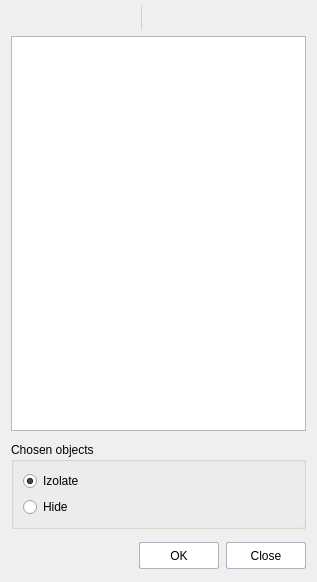
<?xml version="1.0" encoding="UTF-8"?>
<ui version="4.0">
 <class>MainDialog</class>
 <widget class="QDialog" name="MainDialog">
  <property name="windowModality">
   <enum>Qt::ApplicationModal</enum>
  </property>
  <property name="geometry">
   <rect>
    <x>0</x>
    <y>0</y>
    <width>317</width>
    <height>582</height>
   </rect>
  </property>
  <property name="windowTitle">
   <string>WindowName</string>
  </property>
  <property name="modal">
   <bool>true</bool>
  </property>
  <layout class="QVBoxLayout" name="verticalLayout">
   <property name="spacing">
    <number>11</number>
   </property>
   <property name="leftMargin">
    <number>11</number>
   </property>
   <property name="topMargin">
    <number>2</number>
   </property>
   <property name="rightMargin">
    <number>11</number>
   </property>
   <property name="bottomMargin">
    <number>11</number>
   </property>
   <item>
    <layout class="QVBoxLayout" name="FiltersListLayout">
     <property name="spacing">
      <number>2</number>
     </property>
     <item>
      <layout class="QHBoxLayout" name="buttonsLayout">
       <property name="spacing">
        <number>0</number>
       </property>
       <property name="sizeConstraint">
        <enum>QLayout::SetFixedSize</enum>
       </property>
       <item>
        <widget class="QPushButton" name="addButton">
         <property name="sizePolicy">
          <sizepolicy hsizetype="Minimum" vsizetype="Fixed">
           <horstretch>0</horstretch>
           <verstretch>0</verstretch>
          </sizepolicy>
         </property>
         <property name="minimumSize">
          <size>
           <width>32</width>
           <height>32</height>
          </size>
         </property>
         <property name="maximumSize">
          <size>
           <width>32</width>
           <height>32</height>
          </size>
         </property>
         <property name="focusPolicy">
          <enum>Qt::StrongFocus</enum>
         </property>
         <property name="toolTip">
          <string>addToolTip</string>
         </property>
         <property name="styleSheet">
          <string notr="true">QPushButton{
background-color: rgba(0, 0, 0, 0);
border: none;
}

QPushButton:checked {
border: 1px solid rgb(88, 158, 229);
background-color: qlineargradient(x1:0, y1:0, x2:0, y2:1, stop:0 rgb(218, 236, 252), stop:1 rgb(196, 224, 252));
}

QPushButton:hover:!pressed{
background-color: qlineargradient(x1:0, y1:0, x2:0, y2:1, stop:0 rgb(236, 244, 252), stop:1 rgb(220, 236, 252));
border: 1px solid rgb(126, 180, 234);
}

QPushButton:hover:pressed {
border: 1px solid rgb(88, 158, 229);
background-color: qlineargradient(x1:0, y1:0, x2:0, y2:1, stop:0 rgb(218, 236, 252), stop:1 rgb(196, 224, 252));
}

QPushButton:checked:hover {
border: 1px solid rgb(88, 158, 229);
background-color: qlineargradient(x1:0, y1:0, x2:0, y2:1, stop:0 rgb(218, 236, 252), stop:1 rgb(196, 224, 252));
}

QPushButton:focus{
background-color: qlineargradient(x1:0, y1:0, x2:0, y2:1, stop:0 rgb(236, 244, 252), stop:1 rgb(220, 236, 252));
border: 1px solid rgb(126, 180, 234);
}

QPushButton:checked:focus{
border: 1px solid rgb(88, 158, 229);
background-color: qlineargradient(x1:0, y1:0, x2:0, y2:1, stop:0 rgb(218, 236, 252), stop:1 rgb(196, 224, 252));
}

QPushButton:checked:hover:focus{
border: 1px solid rgb(88, 158, 229);
background-color: qlineargradient(x1:0, y1:0, x2:0, y2:1, stop:0 rgb(218, 236, 252), stop:1 rgb(196, 224, 252));
}</string>
         </property>
         <property name="text">
          <string/>
         </property>
         <property name="icon">
          <iconset resource="../resource.qrc">
           <normaloff>:/icons/Add.png</normaloff>:/icons/Add.png</iconset>
         </property>
         <property name="iconSize">
          <size>
           <width>24</width>
           <height>24</height>
          </size>
         </property>
         <property name="autoDefault">
          <bool>false</bool>
         </property>
        </widget>
       </item>
       <item>
        <widget class="QPushButton" name="copyButton">
         <property name="enabled">
          <bool>false</bool>
         </property>
         <property name="minimumSize">
          <size>
           <width>32</width>
           <height>32</height>
          </size>
         </property>
         <property name="maximumSize">
          <size>
           <width>32</width>
           <height>32</height>
          </size>
         </property>
         <property name="focusPolicy">
          <enum>Qt::StrongFocus</enum>
         </property>
         <property name="toolTip">
          <string>copyToolTip</string>
         </property>
         <property name="styleSheet">
          <string notr="true">QPushButton{
background-color: rgba(0, 0, 0, 0);
border: none;
}

QPushButton:checked {
border: 1px solid rgb(88, 158, 229);
background-color: qlineargradient(x1:0, y1:0, x2:0, y2:1, stop:0 rgb(218, 236, 252), stop:1 rgb(196, 224, 252));
}

QPushButton:hover:!pressed{
background-color: qlineargradient(x1:0, y1:0, x2:0, y2:1, stop:0 rgb(236, 244, 252), stop:1 rgb(220, 236, 252));
border: 1px solid rgb(126, 180, 234);
}

QPushButton:hover:pressed {
border: 1px solid rgb(88, 158, 229);
background-color: qlineargradient(x1:0, y1:0, x2:0, y2:1, stop:0 rgb(218, 236, 252), stop:1 rgb(196, 224, 252));
}

QPushButton:checked:hover {
border: 1px solid rgb(88, 158, 229);
background-color: qlineargradient(x1:0, y1:0, x2:0, y2:1, stop:0 rgb(218, 236, 252), stop:1 rgb(196, 224, 252));
}

QPushButton:focus{
background-color: qlineargradient(x1:0, y1:0, x2:0, y2:1, stop:0 rgb(236, 244, 252), stop:1 rgb(220, 236, 252));
border: 1px solid rgb(126, 180, 234);
}

QPushButton:checked:focus{
border: 1px solid rgb(88, 158, 229);
background-color: qlineargradient(x1:0, y1:0, x2:0, y2:1, stop:0 rgb(218, 236, 252), stop:1 rgb(196, 224, 252));
}

QPushButton:checked:hover:focus{
border: 1px solid rgb(88, 158, 229);
background-color: qlineargradient(x1:0, y1:0, x2:0, y2:1, stop:0 rgb(218, 236, 252), stop:1 rgb(196, 224, 252));
}</string>
         </property>
         <property name="text">
          <string/>
         </property>
         <property name="icon">
          <iconset resource="../resource.qrc">
           <normaloff>:/icons/Copy.png</normaloff>:/icons/Copy.png</iconset>
         </property>
         <property name="iconSize">
          <size>
           <width>24</width>
           <height>24</height>
          </size>
         </property>
         <property name="autoDefault">
          <bool>false</bool>
         </property>
        </widget>
       </item>
       <item>
        <widget class="QPushButton" name="editButton">
         <property name="enabled">
          <bool>false</bool>
         </property>
         <property name="minimumSize">
          <size>
           <width>32</width>
           <height>32</height>
          </size>
         </property>
         <property name="maximumSize">
          <size>
           <width>32</width>
           <height>32</height>
          </size>
         </property>
         <property name="focusPolicy">
          <enum>Qt::StrongFocus</enum>
         </property>
         <property name="toolTip">
          <string>editToolTip</string>
         </property>
         <property name="styleSheet">
          <string notr="true">QPushButton{
background-color: rgba(0, 0, 0, 0);
border: none;
}

QPushButton:checked {
border: 1px solid rgb(88, 158, 229);
background-color: qlineargradient(x1:0, y1:0, x2:0, y2:1, stop:0 rgb(218, 236, 252), stop:1 rgb(196, 224, 252));
}

QPushButton:hover:!pressed{
background-color: qlineargradient(x1:0, y1:0, x2:0, y2:1, stop:0 rgb(236, 244, 252), stop:1 rgb(220, 236, 252));
border: 1px solid rgb(126, 180, 234);
}

QPushButton:hover:pressed {
border: 1px solid rgb(88, 158, 229);
background-color: qlineargradient(x1:0, y1:0, x2:0, y2:1, stop:0 rgb(218, 236, 252), stop:1 rgb(196, 224, 252));
}

QPushButton:checked:hover {
border: 1px solid rgb(88, 158, 229);
background-color: qlineargradient(x1:0, y1:0, x2:0, y2:1, stop:0 rgb(218, 236, 252), stop:1 rgb(196, 224, 252));
}

QPushButton:focus{
background-color: qlineargradient(x1:0, y1:0, x2:0, y2:1, stop:0 rgb(236, 244, 252), stop:1 rgb(220, 236, 252));
border: 1px solid rgb(126, 180, 234);
}

QPushButton:checked:focus{
border: 1px solid rgb(88, 158, 229);
background-color: qlineargradient(x1:0, y1:0, x2:0, y2:1, stop:0 rgb(218, 236, 252), stop:1 rgb(196, 224, 252));
}

QPushButton:checked:hover:focus{
border: 1px solid rgb(88, 158, 229);
background-color: qlineargradient(x1:0, y1:0, x2:0, y2:1, stop:0 rgb(218, 236, 252), stop:1 rgb(196, 224, 252));
}</string>
         </property>
         <property name="text">
          <string/>
         </property>
         <property name="icon">
          <iconset resource="../resource.qrc">
           <normaloff>:/icons/Edit.png</normaloff>:/icons/Edit.png</iconset>
         </property>
         <property name="iconSize">
          <size>
           <width>24</width>
           <height>24</height>
          </size>
         </property>
         <property name="autoDefault">
          <bool>false</bool>
         </property>
        </widget>
       </item>
       <item>
        <widget class="QPushButton" name="deleteButton">
         <property name="enabled">
          <bool>false</bool>
         </property>
         <property name="minimumSize">
          <size>
           <width>32</width>
           <height>32</height>
          </size>
         </property>
         <property name="maximumSize">
          <size>
           <width>32</width>
           <height>32</height>
          </size>
         </property>
         <property name="focusPolicy">
          <enum>Qt::StrongFocus</enum>
         </property>
         <property name="toolTip">
          <string>deleteToolTip</string>
         </property>
         <property name="styleSheet">
          <string notr="true">QPushButton{
background-color: rgba(0, 0, 0, 0);
border: none;
}

QPushButton:checked {
border: 1px solid rgb(88, 158, 229);
background-color: qlineargradient(x1:0, y1:0, x2:0, y2:1, stop:0 rgb(218, 236, 252), stop:1 rgb(196, 224, 252));
}

QPushButton:hover:!pressed{
background-color: qlineargradient(x1:0, y1:0, x2:0, y2:1, stop:0 rgb(236, 244, 252), stop:1 rgb(220, 236, 252));
border: 1px solid rgb(126, 180, 234);
}

QPushButton:hover:pressed {
border: 1px solid rgb(88, 158, 229);
background-color: qlineargradient(x1:0, y1:0, x2:0, y2:1, stop:0 rgb(218, 236, 252), stop:1 rgb(196, 224, 252));
}

QPushButton:checked:hover {
border: 1px solid rgb(88, 158, 229);
background-color: qlineargradient(x1:0, y1:0, x2:0, y2:1, stop:0 rgb(218, 236, 252), stop:1 rgb(196, 224, 252));
}

QPushButton:focus{
background-color: qlineargradient(x1:0, y1:0, x2:0, y2:1, stop:0 rgb(236, 244, 252), stop:1 rgb(220, 236, 252));
border: 1px solid rgb(126, 180, 234);
}

QPushButton:checked:focus{
border: 1px solid rgb(88, 158, 229);
background-color: qlineargradient(x1:0, y1:0, x2:0, y2:1, stop:0 rgb(218, 236, 252), stop:1 rgb(196, 224, 252));
}

QPushButton:checked:hover:focus{
border: 1px solid rgb(88, 158, 229);
background-color: qlineargradient(x1:0, y1:0, x2:0, y2:1, stop:0 rgb(218, 236, 252), stop:1 rgb(196, 224, 252));
}</string>
         </property>
         <property name="text">
          <string/>
         </property>
         <property name="icon">
          <iconset resource="../resource.qrc">
           <normaloff>:/icons/Delete.png</normaloff>:/icons/Delete.png</iconset>
         </property>
         <property name="iconSize">
          <size>
           <width>24</width>
           <height>24</height>
          </size>
         </property>
         <property name="autoDefault">
          <bool>false</bool>
         </property>
        </widget>
       </item>
       <item>
        <widget class="Line" name="line">
         <property name="sizePolicy">
          <sizepolicy hsizetype="Minimum" vsizetype="Fixed">
           <horstretch>0</horstretch>
           <verstretch>0</verstretch>
          </sizepolicy>
         </property>
         <property name="minimumSize">
          <size>
           <width>5</width>
           <height>24</height>
          </size>
         </property>
         <property name="maximumSize">
          <size>
           <width>5</width>
           <height>24</height>
          </size>
         </property>
         <property name="contextMenuPolicy">
          <enum>Qt::PreventContextMenu</enum>
         </property>
         <property name="styleSheet">
          <string notr="true">color:rgb(203, 210, 216);</string>
         </property>
         <property name="frameShadow">
          <enum>QFrame::Plain</enum>
         </property>
         <property name="lineWidth">
          <number>1</number>
         </property>
         <property name="orientation">
          <enum>Qt::Vertical</enum>
         </property>
        </widget>
       </item>
       <item>
        <widget class="QPushButton" name="importButton">
         <property name="minimumSize">
          <size>
           <width>32</width>
           <height>32</height>
          </size>
         </property>
         <property name="maximumSize">
          <size>
           <width>32</width>
           <height>32</height>
          </size>
         </property>
         <property name="focusPolicy">
          <enum>Qt::StrongFocus</enum>
         </property>
         <property name="toolTip">
          <string>importToolTip</string>
         </property>
         <property name="styleSheet">
          <string notr="true">QPushButton{
background-color: rgba(0, 0, 0, 0);
border: none;
}

QPushButton:checked {
border: 1px solid rgb(88, 158, 229);
background-color: qlineargradient(x1:0, y1:0, x2:0, y2:1, stop:0 rgb(218, 236, 252), stop:1 rgb(196, 224, 252));
}

QPushButton:hover:!pressed{
background-color: qlineargradient(x1:0, y1:0, x2:0, y2:1, stop:0 rgb(236, 244, 252), stop:1 rgb(220, 236, 252));
border: 1px solid rgb(126, 180, 234);
}

QPushButton:hover:pressed {
border: 1px solid rgb(88, 158, 229);
background-color: qlineargradient(x1:0, y1:0, x2:0, y2:1, stop:0 rgb(218, 236, 252), stop:1 rgb(196, 224, 252));
}

QPushButton:checked:hover {
border: 1px solid rgb(88, 158, 229);
background-color: qlineargradient(x1:0, y1:0, x2:0, y2:1, stop:0 rgb(218, 236, 252), stop:1 rgb(196, 224, 252));
}

QPushButton:focus{
background-color: qlineargradient(x1:0, y1:0, x2:0, y2:1, stop:0 rgb(236, 244, 252), stop:1 rgb(220, 236, 252));
border: 1px solid rgb(126, 180, 234);
}

QPushButton:checked:focus{
border: 1px solid rgb(88, 158, 229);
background-color: qlineargradient(x1:0, y1:0, x2:0, y2:1, stop:0 rgb(218, 236, 252), stop:1 rgb(196, 224, 252));
}

QPushButton:checked:hover:focus{
border: 1px solid rgb(88, 158, 229);
background-color: qlineargradient(x1:0, y1:0, x2:0, y2:1, stop:0 rgb(218, 236, 252), stop:1 rgb(196, 224, 252));
}</string>
         </property>
         <property name="text">
          <string/>
         </property>
         <property name="icon">
          <iconset resource="../resource.qrc">
           <normaloff>:/icons/Import.png</normaloff>:/icons/Import.png</iconset>
         </property>
         <property name="iconSize">
          <size>
           <width>24</width>
           <height>24</height>
          </size>
         </property>
         <property name="autoDefault">
          <bool>false</bool>
         </property>
        </widget>
       </item>
       <item>
        <widget class="QPushButton" name="exportButton">
         <property name="enabled">
          <bool>false</bool>
         </property>
         <property name="minimumSize">
          <size>
           <width>32</width>
           <height>32</height>
          </size>
         </property>
         <property name="maximumSize">
          <size>
           <width>32</width>
           <height>32</height>
          </size>
         </property>
         <property name="focusPolicy">
          <enum>Qt::StrongFocus</enum>
         </property>
         <property name="toolTip">
          <string>exportToolTip</string>
         </property>
         <property name="styleSheet">
          <string notr="true">QPushButton{
background-color: rgba(0, 0, 0, 0);
border: none;
}

QPushButton:checked {
border: 1px solid rgb(88, 158, 229);
background-color: qlineargradient(x1:0, y1:0, x2:0, y2:1, stop:0 rgb(218, 236, 252), stop:1 rgb(196, 224, 252));
}

QPushButton:hover:!pressed{
background-color: qlineargradient(x1:0, y1:0, x2:0, y2:1, stop:0 rgb(236, 244, 252), stop:1 rgb(220, 236, 252));
border: 1px solid rgb(126, 180, 234);
}

QPushButton:hover:pressed {
border: 1px solid rgb(88, 158, 229);
background-color: qlineargradient(x1:0, y1:0, x2:0, y2:1, stop:0 rgb(218, 236, 252), stop:1 rgb(196, 224, 252));
}

QPushButton:checked:hover {
border: 1px solid rgb(88, 158, 229);
background-color: qlineargradient(x1:0, y1:0, x2:0, y2:1, stop:0 rgb(218, 236, 252), stop:1 rgb(196, 224, 252));
}

QPushButton:focus{
background-color: qlineargradient(x1:0, y1:0, x2:0, y2:1, stop:0 rgb(236, 244, 252), stop:1 rgb(220, 236, 252));
border: 1px solid rgb(126, 180, 234);
}

QPushButton:checked:focus{
border: 1px solid rgb(88, 158, 229);
background-color: qlineargradient(x1:0, y1:0, x2:0, y2:1, stop:0 rgb(218, 236, 252), stop:1 rgb(196, 224, 252));
}

QPushButton:checked:hover:focus{
border: 1px solid rgb(88, 158, 229);
background-color: qlineargradient(x1:0, y1:0, x2:0, y2:1, stop:0 rgb(218, 236, 252), stop:1 rgb(196, 224, 252));
}</string>
         </property>
         <property name="text">
          <string/>
         </property>
         <property name="icon">
          <iconset resource="../resource.qrc">
           <normaloff>:/icons/Export.png</normaloff>:/icons/Export.png</iconset>
         </property>
         <property name="iconSize">
          <size>
           <width>24</width>
           <height>24</height>
          </size>
         </property>
         <property name="autoDefault">
          <bool>false</bool>
         </property>
        </widget>
       </item>
       <item>
        <spacer name="horizontalSpacer">
         <property name="orientation">
          <enum>Qt::Horizontal</enum>
         </property>
         <property name="sizeHint" stdset="0">
          <size>
           <width>40</width>
           <height>20</height>
          </size>
         </property>
        </spacer>
       </item>
      </layout>
     </item>
     <item>
      <widget class="QListView" name="listView">
       <property name="minimumSize">
        <size>
         <width>0</width>
         <height>100</height>
        </size>
       </property>
       <property name="focusPolicy">
        <enum>Qt::StrongFocus</enum>
       </property>
       <property name="styleSheet">
        <string notr="true">QListView {
    show-decoration-selected: 1; 
}

QListView::item:selected {
    background-color: #3399FF;
	color: #FFFFFF;
}

QListView::item:selected:hover {
    background-color: #3399FF;
	color: #FFFFFF;
}

QListView::item:hover {
    background-color: #FFFFFF;
}</string>
       </property>
       <property name="editTriggers">
        <set>QAbstractItemView::NoEditTriggers</set>
       </property>
       <property name="tabKeyNavigation">
        <bool>true</bool>
       </property>
       <property name="selectionBehavior">
        <enum>QAbstractItemView::SelectRows</enum>
       </property>
      </widget>
     </item>
    </layout>
   </item>
   <item>
    <widget class="QGroupBox" name="ActionsGroupBoxLayout">
     <property name="enabled">
      <bool>true</bool>
     </property>
     <property name="sizePolicy">
      <sizepolicy hsizetype="Expanding" vsizetype="Fixed">
       <horstretch>0</horstretch>
       <verstretch>0</verstretch>
      </sizepolicy>
     </property>
     <property name="minimumSize">
      <size>
       <width>0</width>
       <height>0</height>
      </size>
     </property>
     <property name="maximumSize">
      <size>
       <width>16777215</width>
       <height>100</height>
      </size>
     </property>
     <property name="title">
      <string>Chosen objects</string>
     </property>
     <property name="checkable">
      <bool>false</bool>
     </property>
     <layout class="QVBoxLayout" name="verticalLayout_2">
      <property name="topMargin">
       <number>9</number>
      </property>
      <item>
       <widget class="QRadioButton" name="izolateRadioButton">
        <property name="text">
         <string>Izolate</string>
        </property>
        <property name="checked">
         <bool>true</bool>
        </property>
       </widget>
      </item>
      <item>
       <widget class="QRadioButton" name="hideRadioButton">
        <property name="text">
         <string>Hide</string>
        </property>
        <property name="checked">
         <bool>false</bool>
        </property>
       </widget>
      </item>
     </layout>
    </widget>
   </item>
   <item>
    <layout class="QHBoxLayout" name="DialogButtonsLayout">
     <property name="spacing">
      <number>7</number>
     </property>
     <property name="sizeConstraint">
      <enum>QLayout::SetMinimumSize</enum>
     </property>
     <property name="leftMargin">
      <number>0</number>
     </property>
     <property name="topMargin">
      <number>0</number>
     </property>
     <property name="rightMargin">
      <number>0</number>
     </property>
     <property name="bottomMargin">
      <number>0</number>
     </property>
     <item>
      <spacer name="spacer">
       <property name="orientation">
        <enum>Qt::Horizontal</enum>
       </property>
       <property name="sizeHint" stdset="0">
        <size>
         <width>131</width>
         <height>31</height>
        </size>
       </property>
      </spacer>
     </item>
     <item>
      <widget class="QPushButton" name="okButton">
       <property name="minimumSize">
        <size>
         <width>80</width>
         <height>27</height>
        </size>
       </property>
       <property name="styleSheet">
        <string notr="true">
                  QPushButton {
                  background-color: white;
                  border: 1px solid rgb(169, 180, 190);
                  border-radius: 2px;
                  padding: 2px;
                  }

                  QPushButton:hover {
                  background-color: qlineargradient(spread:pad, x1:1, y1:0.0, x2:1, y2:1, stop:0  rgb(255, 255, 255), stop:1 rgb(231, 235, 238));
                  border: 1px solid rgb(136, 136, 136);
                  border-radius: 2px;
                  }


                  QPushButton:pressed {
                  background-color: qlineargradient(spread:pad, x1:1, y1:0.0, x2:1, y2:1, stop:0 rgb(220, 224, 228), stop:1 rgb(201, 208, 214));
                  border: 1px solid rgb(169, 180, 190);
                  border-radius: 2px;
                  }

                  QPushButton:disabled {
                  background-color: rgb(231, 235, 238);
                  border: 1px solid  rgb(169, 180, 190);
                  border-radius: 2px;
                  }</string>
       </property>
       <property name="text">
        <string>OK</string>
       </property>
       <property name="default">
        <bool>false</bool>
       </property>
       <property name="flat">
        <bool>false</bool>
       </property>
      </widget>
     </item>
     <item>
      <widget class="QPushButton" name="closeButton">
       <property name="minimumSize">
        <size>
         <width>80</width>
         <height>27</height>
        </size>
       </property>
       <property name="styleSheet">
        <string notr="true">
                  QPushButton {
                  background-color: white;
                  border: 1px solid rgb(169, 180, 190);
                  border-radius: 2px;
                  padding: 2px;
                  }

                  QPushButton:hover {
                  background-color: qlineargradient(spread:pad, x1:1, y1:0.0, x2:1, y2:1, stop:0  rgb(255, 255, 255), stop:1 rgb(231, 235, 238));
                  border: 1px solid rgb(136, 136, 136);
                  border-radius: 2px;
                  }


                  QPushButton:pressed {
                  background-color: qlineargradient(spread:pad, x1:1, y1:0.0, x2:1, y2:1, stop:0 rgb(220, 224, 228), stop:1 rgb(201, 208, 214));
                  border: 1px solid rgb(169, 180, 190);
                  border-radius: 2px;
                  }

                  QPushButton:disabled {
                  background-color: rgb(231, 235, 238);
                  border: 1px solid  rgb(169, 180, 190);
                  border-radius: 2px;
                  }</string>
       </property>
       <property name="text">
        <string>Close</string>
       </property>
       <property name="default">
        <bool>true</bool>
       </property>
      </widget>
     </item>
    </layout>
   </item>
  </layout>
 </widget>
 <tabstops>
  <tabstop>addButton</tabstop>
  <tabstop>copyButton</tabstop>
  <tabstop>editButton</tabstop>
  <tabstop>deleteButton</tabstop>
  <tabstop>importButton</tabstop>
  <tabstop>exportButton</tabstop>
  <tabstop>izolateRadioButton</tabstop>
  <tabstop>hideRadioButton</tabstop>
  <tabstop>okButton</tabstop>
  <tabstop>closeButton</tabstop>
 </tabstops>
 <resources>
  <include location="../resource.qrc"/>
 </resources>
 <connections>
  <connection>
   <sender>closeButton</sender>
   <signal>clicked()</signal>
   <receiver>MainDialog</receiver>
   <slot>reject()</slot>
   <hints>
    <hint type="sourcelabel">
     <x>462</x>
     <y>557</y>
    </hint>
    <hint type="destinationlabel">
     <x>179</x>
     <y>282</y>
    </hint>
   </hints>
  </connection>
  <connection>
   <sender>okButton</sender>
   <signal>clicked()</signal>
   <receiver>MainDialog</receiver>
   <slot>accept()</slot>
   <hints>
    <hint type="sourcelabel">
     <x>177</x>
     <y>555</y>
    </hint>
    <hint type="destinationlabel">
     <x>158</x>
     <y>290</y>
    </hint>
   </hints>
  </connection>
 </connections>
</ui>
